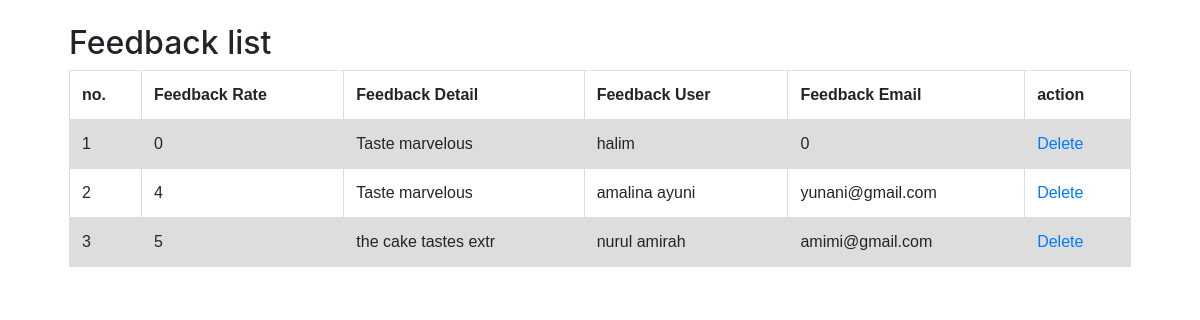
Screenshot of /feedback_list.php with the database file from the repository.
### tables this page shows
CREATE TABLE `feedback_detail` (
  `fID` int(5) NOT NULL,
  `fRate` tinyint(1) NOT NULL,
  `fDetail` varchar(20) NOT NULL,
  `fUser` varchar(20) NOT NULL,
  `fEmail` varchar(500) NOT NULL
);

### db.php (called while the page is built, shortened)
<?php
function encryptIt( $q ) {
	$key = 'HqE0luoquf';
	return base64_encode(base64_encode($key.$q));
}
?>

### feedback_list.php (the view, shortened to what this page needs)
<?php
include ('../db.php');
?>
<!DOCTYPE html>
<html>
<head>
	<link rel="stylesheet" href="../bootstrap/css/all.min.css">
	<link rel="stylesheet" href="../bootstrap/css/bootstrap.min.css">
</head>
<body>
	<div class="container">
		<div class="row p-4">
			<div class="col">
				<h2>Feedback list</h2>
				<table class="table">
					<tr>
						<th>no.</th>
						<th>Feedback Rate</th>
						<th>Feedback Detail</th>
						<th>Feedback User</th>
						<th>Feedback Email</th>
						<th>action</th>
					</tr>
					<?php
					$query = "SELECT * from feedback_detail";
					$result = mysqli_query($conn, $query);
					$count = 1;
					if (mysqli_num_rows($result) > 0) {
						while($row = mysqli_fetch_assoc($result)){
							echo '<tr>';
							echo '<td>' . $count++ . '</td>';
							echo '<td>' . $row['fRate'] . '</td>';
							echo '<td>' . $row['fDetail'] . '</td>';
							echo '<td>' . $row['fUser'] . '</td>';
							echo '<td>' . $row['fEmail'] . '</td>';
							echo '<td><a href="Feedback_Form?act=delctlog&id=' . encryptIt($row['fID']) . '">Delete</a></td>';
							echo '</tr>';
						}
					}
					?>
				</table>
			</div>
		</div>
	</div>
</body>
</html>

### feedback_list.php (style rules this page uses)
table { font-family: arial, sans-serif; border-collapse: collapse; width: 100%; }
td, th { border: 1px solid #dddddd; text-align: left; padding: 8px; }
tr:nth-child(even) { background-color: #dddddd; }

### rows the page displays
feedback_detail: fRate "0", fDetail "Taste marvelous", fUser "halim", fEmail "0"
feedback_detail: fRate "4", fDetail "Taste marvelous", fUser "amalina ayuni", fEmail "yunani@gmail.com"
feedback_detail: fRate "5", fDetail "the cake tastes extr", fUser "nurul amirah", fEmail "amimi@gmail.com"
